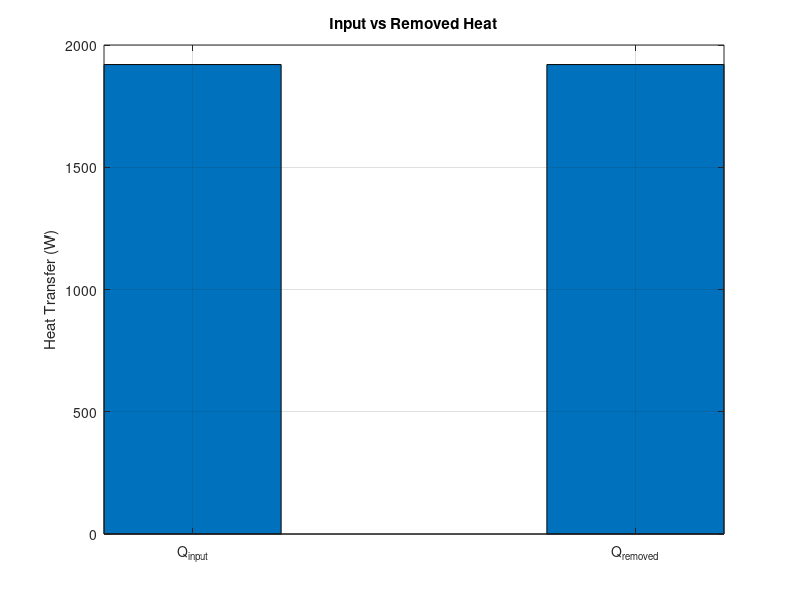

This chart was generated by the following MATLAB code:
% Input Data
q_flux = 800;                   % W/m²
total_surface_area = 2.4;       % m² (top + bottom + left + right)
Q_input = q_flux * total_surface_area;   % W

Q_removed = 1920;               % W (Fluent output)
T_panel = 374.60;               % K (Average panel temperature)
T_inlet = 300.00;               % K (Air temperature)

% Cooling Efficiency
eta = Q_removed / Q_input;

% Heat Transfer Coefficient (h)
delta_T = T_panel - T_inlet;
h = Q_removed / (total_surface_area * delta_T);

% Outputs
fprintf('--- CFD Heat Transfer Results ---\n');
fprintf('Q_input: %.2f W\n', Q_input);
fprintf('Q_removed: %.2f W\n', Q_removed);
fprintf('Cooling Efficiency: %.2f%%\n', eta * 100);
fprintf('Heat Transfer Coefficient h: %.2f W/m²K\n', h);

% Plot: Heat Comparison
figure;
bar([Q_input, Q_removed], 0.4);
set(gca, 'XTickLabel', {'Q_{input}', 'Q_{removed}'});
ylabel('Heat Transfer (W)');
title('Input vs Removed Heat');
grid on;